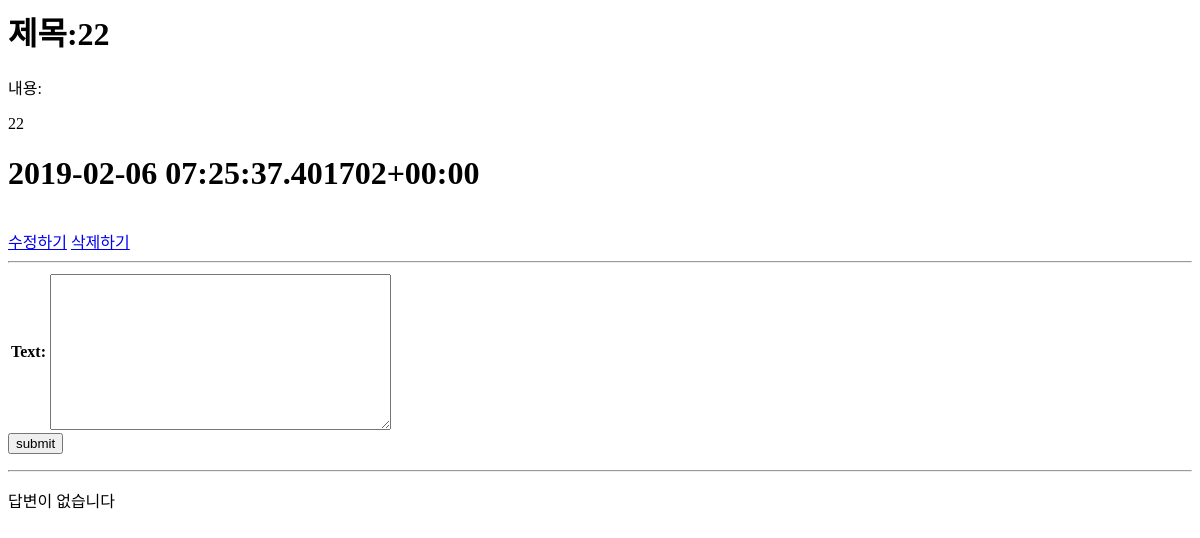
/blog/2/, run on an earlier commit of the app's database.
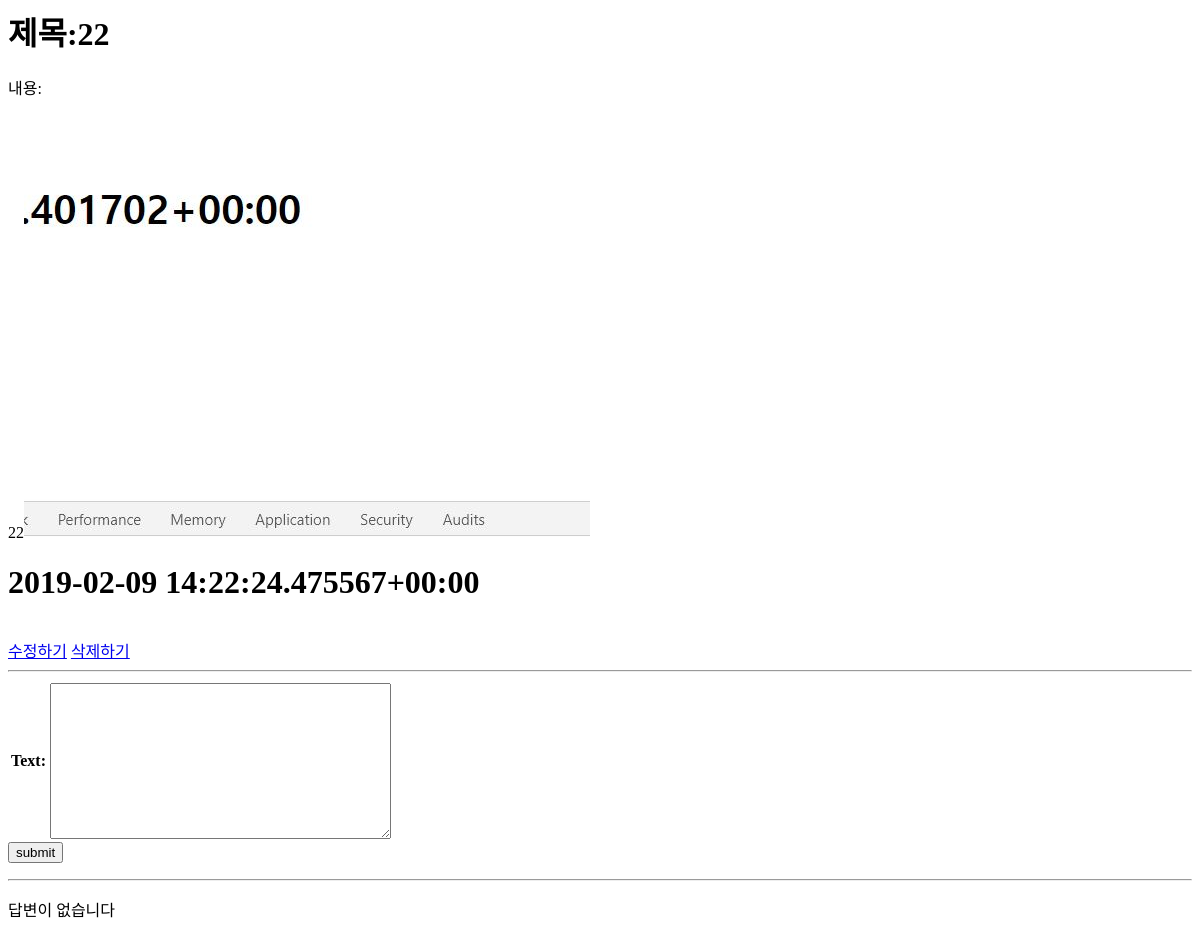
And on a later commit of the database.
### blog/models.py (models this page shows, shortened)
class Post(models.Model):
    title = models.CharField(max_length=200)
    text = models.TextField()
    created_date = models.DateTimeField(auto_now_add=True)

### blog/views.py (the view)
# urls.py: path('<int:pk>/', views.post_read, name = 'post_read'),
def post_read(request,pk):
    post = get_object_or_404(Post, id=pk)
    multiFile = get_object_or_404(summer_model.Attachment, id = pk)
    form = CommentForm()
    return render(request,'blog/post_read.html',{
        'post':post,
        'form':form,
        'multiFile':multiFile,
        })

### blog/forms.py
class CommentForm(forms.ModelForm):
    class Meta:
        model = Comment
        fields = ('text',)

### blog/templates/blog/post_read.html (shortened to what this page needs)
{% load static %}
<html>
<h1>제목:{{post.title|safe}}</h1>
내용:{{post.text|safe}}
<h1>{{post.created_date|safe}}</h1>
<a href="{% url 'blog:post_edit' post.id %}">수정하기</a>
<a href="{% url 'blog:post_delete' post.id %}">삭제하기</a>
<hr>
<form action="{% url 'blog:comment_create' post.id %}" method="post">
    <table>
        {{form.as_table}}
    </table>
    <input type="submit" value = "submit">
</form>
<hr>
{% for comment in post.comment_set.all %}
 <p>
     {{comment.text}}
 </p>
{% empty %}
    <p>답변이 없습니다</p>
{% endfor %}
</html>

What changed in the data, as far as the page shows it:
changed Post: text: picture added; created_date "2019-02-06 07:25:37.401702+00:00" → "2019-02-09 14:22:24.475567+00:00"
